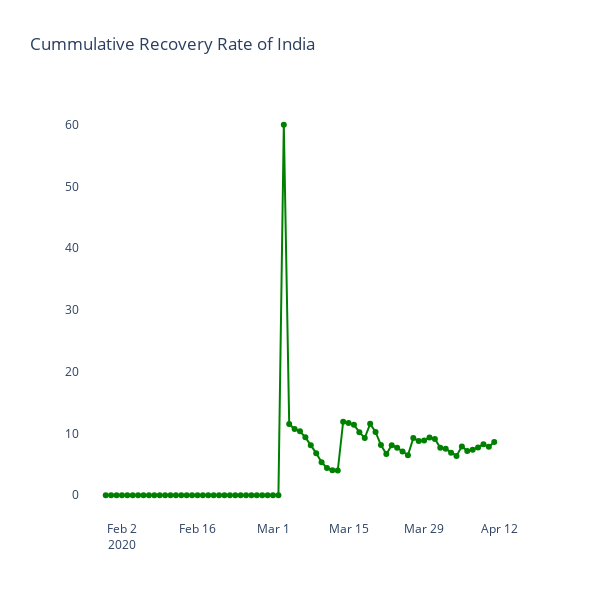

Notebook code cell kept with this figure:
### Code cell
fig = go.Figure()
fig.add_trace(go.Scatter(x=temp['Date'], y=temp['Recovery_rate(%)'],
                    mode='lines+markers',marker_color='green'))
fig.update_layout(title_text = 'Cummulative Recovery Rate of India')
fig.update_layout(plot_bgcolor='rgb(275, 270, 273)',width=600, height=600)
fig.show()
